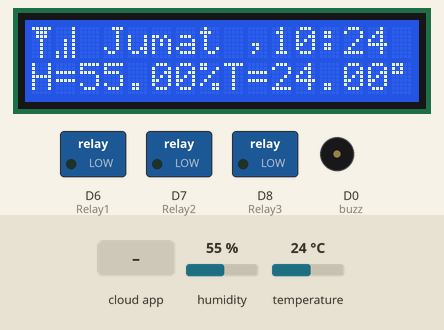
Recording of a sketch running on a simulated ESP8266 (NodeMCU). Shown: 16×2 character LCD, switched loads named in the sketch (green lamp = pin HIGH), buzzer (waves = sounding). Inputs (shaded band) come from the test bench; at power-on: temperature 24 °C, humidity 55 %. WiFi joins after 1.5 s; servers stay silent unless stated; network time is answered at once with the bench clock; the local clock reads 2024-03-15 10:24:30 at power-on unless the sketch sets it; the Firebase database answers and starts empty; what the sketch prints to the serial monitor is not drawn.

Above: at 13.5 s.
13.6 s: temperature set to 11 °C
At 16.5 s:
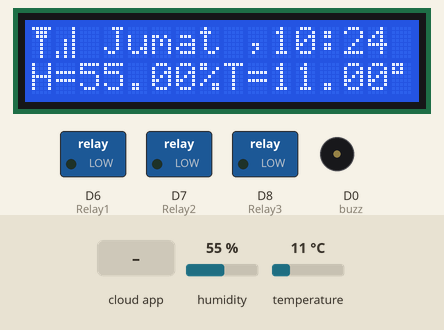
17.4 s: temperature set to 8 °C
At 19.4 s:
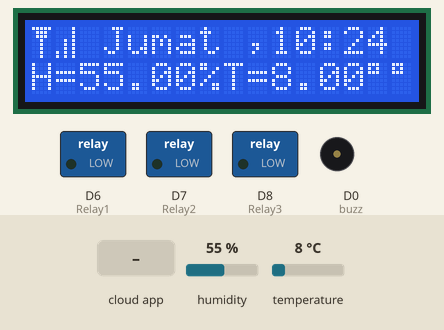
20.3 s: the phone or cloud app sets buzzer to 1
At 21.5 s:
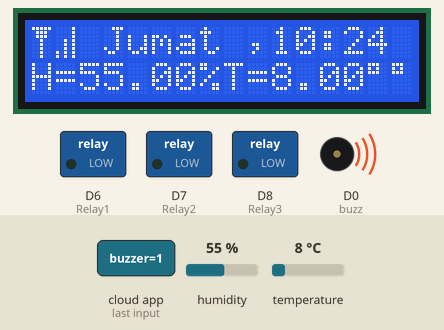
27.4 s: the phone or cloud app sets 1 to 0
At 30.3 s:
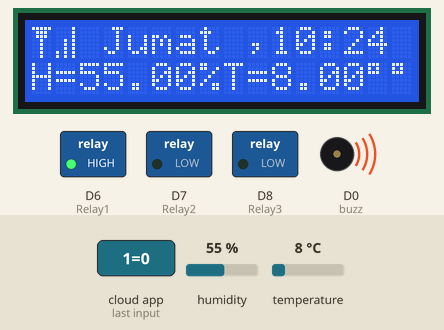
33.3 s: the phone or cloud app sets 2 to 0
At 36.1 s:
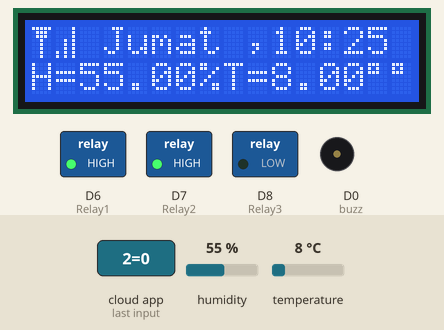
39.3 s: the phone or cloud app sets 3 to 0
At 43.7 s:
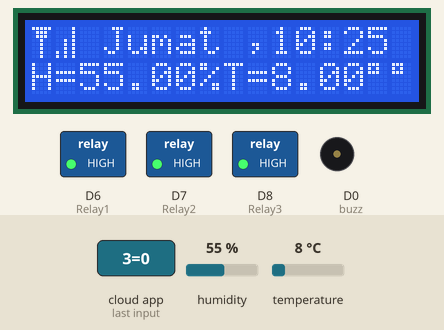
Timing chart, 0 to 47.4 s (numbered marks = the images above; inputs shaded):
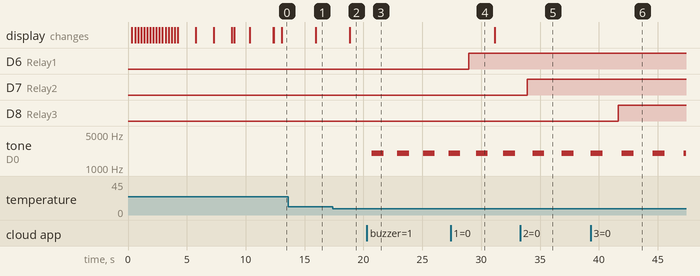

Measured:
- the behaviour switches between 10 and 9 °C on temperature (found by bisection; images 1 and 2)
- after the input at 13.6 s, the display: changes after 2.3 s (image 1)
- after the input at 17.4 s, the display: changes after 1.4 s (image 2)
- after the input at 20.3 s, tone on D0 (buzz): alternates 2000 Hz for 1.0 s and silent for 1.2 s, starting after 0.41 s
- after the input at 27.4 s, D6 (Relay1): LOW → HIGH after 1.6 s
- after the input at 33.3 s, D7 (Relay2): LOW → HIGH after 0.62 s
- after the input at 39.3 s, D8 (Relay3): LOW → HIGH after 2.4 s

The sketch:

smarthome.ino
```cpp
// firebase
#include "FirebaseESP8266.h"
#include <ESP8266WiFi.h>
// Set these to run example.
#define FIREBASE_HOST "monitoring-dht11.firebaseio.com"
#define FIREBASE_AUTH "S7zLD1Y9zpWt4BTn0kuRZKLPXgkNaUupTXDjZOv8"
#define WIFI_SSID "Robotic_Garage"
#define WIFI_PASSWORD "robotic77"
FirebaseData firebaseData, firebaseData1;

//relay
#define Relay1 D6
#define Relay2 D7
#define Relay3 D8

#define buzz D0

//dht11
#include "DHT.h"        // including the library of DHT11 temperature and humidity sensor
#define DHTTYPE DHT11   // DHT 11
#define dht_dpin D5
DHT dht(dht_dpin, DHTTYPE);
//lcd
#include <LiquidCrystal_I2C.h>
LiquidCrystal_I2C lcd(0x27, 16, 2);
//bar loading
int progressBari = 0;
int i = 0;
//time
#include <NTPClient.h>
#include <WiFiUdp.h>
char daysOfTheWeek[7][12] = {"Minggu", "Senin", "Selasa", "Rabu", "Kamis", "Jumat", "Sabtu"};

WiFiUDP ntpUDP;
NTPClient timeClient(ntpUDP, "asia.pool.ntp.org", 25200, 60000);
// Kararter progress bar untuk LCD
byte progressBar[8] = {
  B11111,
  B11111,
  B11111,
  B11111,
  B11111,
  B11111,
  B11111,
};
// bar sinyal
byte sinyal[] = {
  0b00001,
  0b00001,
  0b00001,
  0b00101,
  0b00101,
  0b00101,
  0b10101,
  0b10101
};
byte antena[] = {
  0b11111,
  0b01110,
  0b01110,
  0b00100,
  0b00100,
  0b00100,
  0b00100,
  0b00100
};
void setup() {
  // put your setup code here, to run once:
  Serial.begin(9600);
  timeClient.begin();
  lcd.begin();
  dht.begin();
  pinMode(Relay1, OUTPUT);
  pinMode(Relay2, OUTPUT);
  pinMode(Relay3, OUTPUT);
  pinMode(buzz, OUTPUT);
  lcd.createChar(0, progressBar);
  progressBari = 16;

  for (i = 0; i < progressBari; i++)
  {
    lcd.setCursor(i, 1);
    lcd.write(byte(0));
    lcd.setCursor(0, 0);
    lcd.print("Loading");
    delay(250);
  }
  lcd.clear();

  lcd.setCursor(0, 0);
  lcd.print("AtmDuino Product");
  lcd.setCursor(0, 1);
  lcd.print("Smart Home   ");
  delay(1500);
  lcd.clear();

  lcd.setCursor(1, 0);
  lcd.print("Made In Malang");
  lcd.setCursor(2, 1);
  lcd.print("Local Pride");
  delay(1500);
  lcd.clear();

  lcd.setCursor(0, 0);
  lcd.print("Contact Us");
  lcd.setCursor(0, 1);
  lcd.print("08973234445");
  delay(1500);
  lcd.clear(); //menghapus data sebelumnya

  //connect to internet
  Serial.print("Connecting to Wi-Fi");
  WiFi.begin(WIFI_SSID, WIFI_PASSWORD);
  while (WiFi.status() != WL_CONNECTED) {
    delay(200);
    lcd.setCursor(0, 0);
    lcd.print("Menunggu Koneksi");
  }
  //ip address status
  Serial.println();
  Serial.print("Connected with IP: ");
  Serial.println(WiFi.localIP());
  Serial.println();
  lcd.setCursor(0, 0);
  lcd.print("Ip Address       ");
  lcd.setCursor(0, 1);
  lcd.print(WiFi.localIP());
  delay(2000);
  lcd.clear();

  Firebase.begin(FIREBASE_HOST, FIREBASE_AUTH);
  //Firebase.setInt(firebaseData,"Lampu_1",0);
  Firebase.reconnectWiFi(true);

}
void loop() {
  // wifi status lcd show
  lcd.createChar(2, antena);//Sinyal
  lcd.setCursor(0, 0);
  lcd.write(2);
  int wifiStatus = WiFi.status();
  if (wifiStatus == 3) {

    lcd.createChar(1, sinyal);//Sinyal
    lcd.setCursor(1, 0);
    lcd.write(1);
  }
  else {
    lcd.setCursor(1, 0);
    lcd.print("X");
  }
  waktu();
  control_relay();
  temp_monitoring();
}
void waktu() {
  timeClient.update();

  Serial.print(daysOfTheWeek[timeClient.getDay()]);
  Serial.print(", ");
  Serial.print(timeClient.getHours());
  Serial.print(":");
  Serial.print(timeClient.getMinutes());
  Serial.print(":");
  Serial.println(timeClient.getSeconds());
  //Serial.println(timeClient.getFormattedTime());
  String menit = String(timeClient.getMinutes());
  if (timeClient.getMinutes() < 10) {
    menit = "0" + menit;
  }
  // lcd show
  lcd.setCursor(3, 0);
  lcd.print(daysOfTheWeek[timeClient.getDay()]);
  lcd.setCursor(9, 0);
  lcd.print(",");
  lcd.setCursor(10, 0);
  lcd.print(timeClient.getHours());
  lcd.setCursor(12, 0);
  lcd.print(":");
  lcd.setCursor(13, 0);
  lcd.print(menit);


}
void control_relay() {
  // lamp1 control
  String lamp1;
  Firebase.getString(firebaseData, "lampu/1");
  lamp1 = firebaseData.stringData();
  if (lamp1 == "1") {
    digitalWrite(Relay1, LOW);
    Firebase.setString(firebaseData, "st1", "1");
  }
  if (lamp1 == "0") {
    digitalWrite(Relay1, HIGH);
    Firebase.setString(firebaseData, "st1", "0");
  }

  // lamp2 control
  String lamp2;
  Firebase.getString(firebaseData, "lampu/2");
  lamp2 = firebaseData.stringData();
  if (lamp2 == "1") {
    digitalWrite(Relay2, LOW);
    Firebase.setString(firebaseData, "st2", "1");
  }
  if (lamp2 == "0") {
    digitalWrite(Relay2, HIGH);
    Firebase.setString(firebaseData, "st2", "0");
  }

  // lamp2 control
  String lamp3;
  Firebase.getString(firebaseData, "lampu/3");
  lamp3 = firebaseData.stringData();
  if (lamp3 == "1") {
    digitalWrite(Relay3, LOW);
    Firebase.setString(firebaseData, "st3", "1");
  }
  if (lamp3 == "0") {
    digitalWrite(Relay3, HIGH);
    Firebase.setString(firebaseData, "st3", "0");
  }

  //buzzer
  Firebase.getString(firebaseData, "buzzer");
  String bz = firebaseData.stringData();
  int status_4 = 0;
  if (bz == "1") {
      tone(buzz, 2000);
      delay(1000);
      noTone(buzz);
      delay(200);
  }
  if (bz == "0") {
    noTone(buzz);
  }
}
void temp_monitoring() {
  float h = dht.readHumidity();
  float t = dht.readTemperature();

  lcd.setCursor(0, 1);
  lcd.print("H= ");
  lcd.setCursor(2, 1);
  lcd.print(h);
  lcd.print("%  ");
  lcd.setCursor(8, 1);
  lcd.print("T= ");
  lcd.setCursor(10, 1);
  lcd.print(t);
  lcd.write(0b11011111);

  // set value
  Firebase.setFloat(firebaseData, "suhu", t);
  Firebase.setFloat(firebaseData, "kelembaban_udara", h);
}
```
